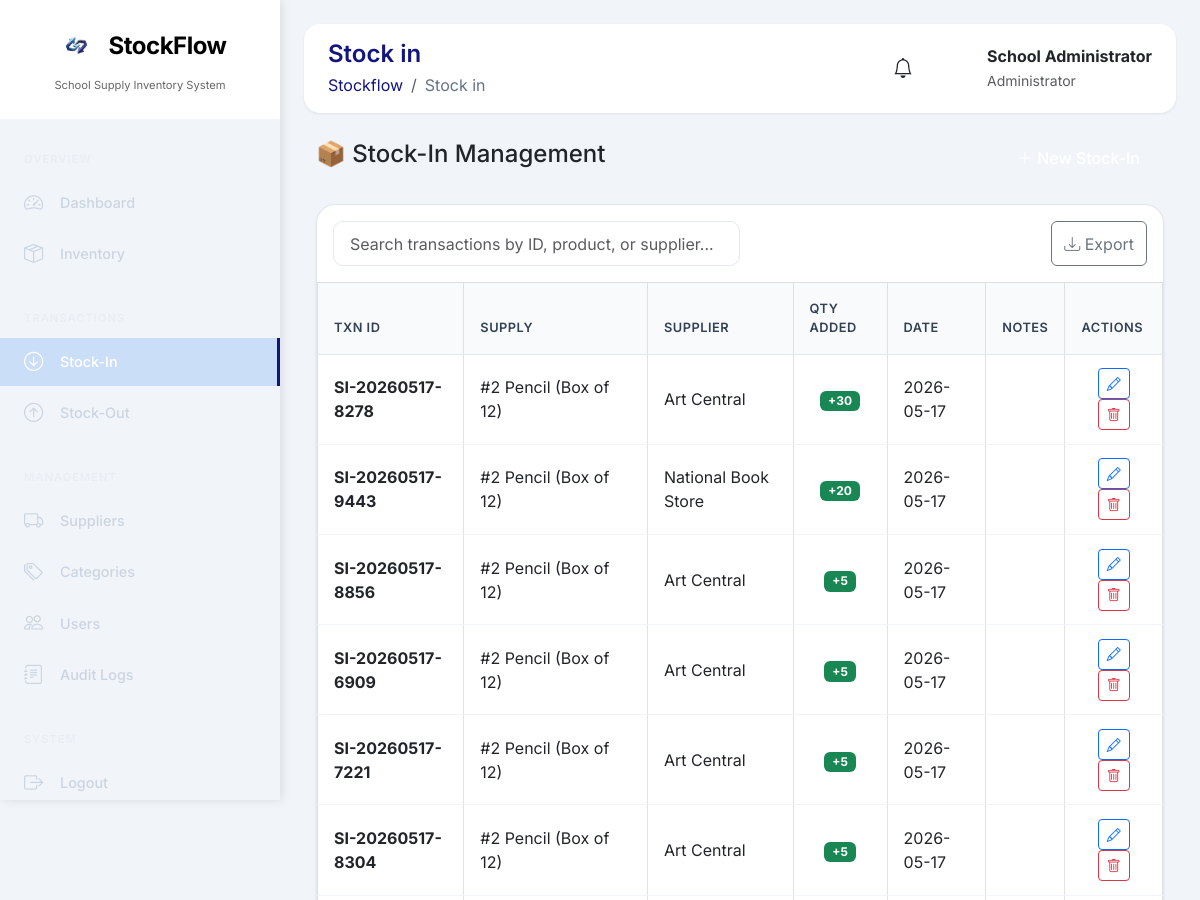
/index.php?page=stock_in (signed in, upper part), run on an earlier commit of the app's database.
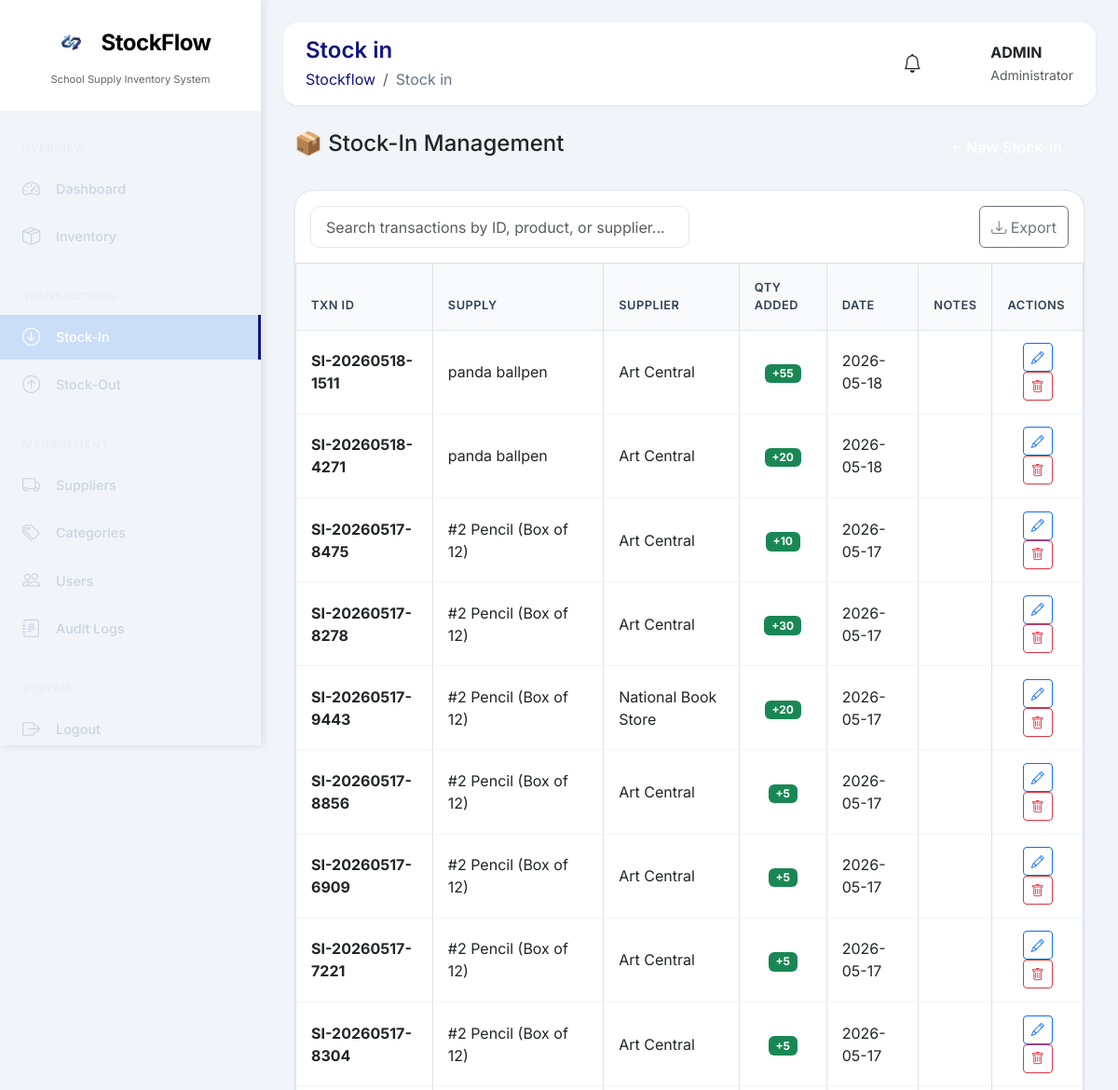
And on a later commit of the database.
### tables this page shows
CREATE TABLE `stock_in` (
  `id` int(11) NOT NULL,
  `transaction_no` varchar(20) NOT NULL,
  `supply_id` int(11) DEFAULT NULL,
  `supplier_id` int(11) DEFAULT NULL,
  `quantity` int(11) NOT NULL,
  `purchase_order_no` varchar(100) DEFAULT NULL,
  `invoice_no` varchar(100) DEFAULT NULL,
  `remarks` text DEFAULT NULL,
  `received_by` int(11) DEFAULT NULL,
  `date_received` date NOT NULL,
  `created_at` timestamp NOT NULL DEFAULT current_timestamp()
);

CREATE TABLE `school_supplies` (
  `id` int(11) NOT NULL,
  `supply_code` varchar(50) NOT NULL,
  `supply_name` varchar(200) NOT NULL,
  `category_id` int(11) DEFAULT NULL,
  `supplier_id` int(11) DEFAULT NULL,
  `quantity` int(11) DEFAULT 0,
  `unit_price` decimal(10,2) DEFAULT NULL,
  `description` text DEFAULT NULL,
  `status` enum('In Stock','Low Stock','Out of Stock') DEFAULT 'In Stock',
  `low_stock_threshold` int(11) DEFAULT 10,
  `location` varchar(100) DEFAULT NULL COMMENT 'Storage location (e.g., Cabinet A1, Shelf 2)',
  `created_at` timestamp NOT NULL DEFAULT current_timestamp(),
  `updated_at` timestamp NOT NULL DEFAULT current_timestamp() ON UPDATE current_timestamp()
);

CREATE TABLE `suppliers` (
  `id` int(11) NOT NULL,
  `name` varchar(100) NOT NULL,
  `contact_person` varchar(100) DEFAULT NULL,
  `email` varchar(100) DEFAULT NULL,
  `phone` varchar(20) DEFAULT NULL,
  `address` text DEFAULT NULL,
  `is_active` tinyint(1) DEFAULT 1,
  `created_at` timestamp NOT NULL DEFAULT current_timestamp()
);

### index.php (called while the page is built, shortened)
<?php
require_once 'backend/database.php';
$page = isset($_GET['page']) ? $_GET['page'] : 'dashboard';
$allowed_pages = ['dashboard', 'inventory', 'categories', 'suppliers', 'stock_in', 'stock_out', 'users', 'audit_logs', 'notifications'];
$page = in_array($page, $allowed_pages) ? $page : 'dashboard';
?>
<?php include 'frontend/includes/header.php'; ?>
<?php
$page_file = 'frontend/' . $page . '.php';
if (file_exists($page_file)) {
    include $page_file;
} else {
    include 'frontend/dashboard.php';
}
?>
<?php include 'frontend/includes/footer.php'; ?>

### backend/database.php (called while the page is built, shortened)
<?php
function escape($string) {
    return htmlspecialchars($string, ENT_QUOTES, 'UTF-8');
}
?>

### frontend/stock_in.php (the view, shortened to what this page needs)
<?php
$stmt = $pdo->query("SELECT si.*, s.supply_name, sup.name as supplier_name, u.fullname as staff_name
                     FROM stock_in si
                     JOIN school_supplies s ON si.supply_id = s.id
                     JOIN suppliers sup ON si.supplier_id = sup.id
                     JOIN users u ON si.received_by = u.id
                     ORDER BY si.created_at DESC");
$stock_in_records = $stmt->fetchAll();
?>
<link href="https://cdn.jsdelivr.net/npm/sweetalert2@11/dist/sweetalert2.min.css" rel="stylesheet">
<div class="container-fluid">
    <div class="d-flex justify-content-between align-items-center mb-4">
        <h4>📦 Stock-In Management</h4>
        <button class="btn btn-primary-custom" data-bs-toggle="modal" data-bs-target="#addStockInModal">
            <i class="bi bi-plus-lg"></i> New Stock-In
        </button>
    </div>
    <div class="data-table">
        <div class="p-3 d-flex justify-content-between gap-3">
            <input type="text" id="searchStockIn" class="form-control w-50" placeholder="Search transactions by ID, product, or supplier...">
            <button class="btn btn-outline-secondary" onclick="exportToCSV('stockInTable', 'stock_in_report')">
                <i class="bi bi-download"></i> Export
            </button>
        </div>
        <div class="table-responsive">
            <table class="table table-bordered table-hover" id="stockInTable">
                <thead class="table-light">
                    <tr>
                        <th>TXN ID</th>
                        <th>SUPPLY</th>
                        <th>SUPPLIER</th>
                        <th>QTY ADDED</th>
                        <th>DATE</th>
                        <th>NOTES</th>
                        <th>ACTIONS</th>
                    </tr>
                </thead>
                <tbody>
                    <?php if (empty($stock_in_records)): ?>
                    <tr class="text-center">
                        <td colspan="7" class="py-5">
                            <i class="bi bi-inbox fs-1 text-muted"></i>
                            <p class="text-muted mt-2">No stock-in records found</p>
                        </td>
                    </tr>
                    <?php else: ?>
                        <?php foreach ($stock_in_records as $record): ?>
                        <tr id="row-<?php echo $record['id']; ?>">
                            <td class="fw-bold"><?php echo escape($record['transaction_no']); ?></td>
                            <td><?php echo escape($record['supply_name']); ?></td>
                            <td><?php echo escape($record['supplier_name']); ?></td>
                            <td class="text-center">
                                <span class="badge bg-success">+<?php echo number_format($record['quantity']); ?></span>
                            </td>
                            <td><?php echo date('Y-m-d', strtotime($record['date_received'])); ?></td>
                            <td><?php echo escape($record['remarks'] ?? '-'); ?></td>
                            <td class="text-center">
                                <button class="btn btn-sm btn-outline-primary edit-btn"
                                        data-id="<?php echo $record['id']; ?>"
                                        data-supply-id="<?php echo $record['supply_id']; ?>"
                                        data-supply-name="<?php echo escape($record['supply_name']); ?>"
                                        data-supplier-id="<?php echo $record['supplier_id']; ?>"
                                        data-quantity="<?php echo $record['quantity']; ?>"
                                        data-notes="<?php echo escape($record['remarks'] ?? ''); ?>"
                                        data-bs-toggle="modal"
                                        data-bs-target="#editStockInModal"
                                        title="Edit">
                                    <i class="bi bi-pencil"></i>
                                </button>
                                <button class="btn btn-sm btn-outline-danger delete-btn"
                                        data-id="<?php echo $record['id']; ?>"
                                        data-name="<?php echo escape($record['transaction_no']); ?>"
                                        data-supply="<?php echo escape($record['supply_name']); ?>"
                                        title="Delete">
                                    <i class="bi bi-trash"></i>
                                </button>
                            </td>
                        </tr>
                        <?php endforeach; ?>
                    <?php endif; ?>
                </tbody>
            </table>
        </div>
    </div>
</div>

### frontend/includes/header.php (shortened to what this page needs)
<!DOCTYPE html>
<html lang="en">
<head>
    <link href="https://cdn.jsdelivr.net/npm/bootstrap@5.3.0/dist/css/bootstrap.min.css" rel="stylesheet">
    <link href="https://cdn.jsdelivr.net/npm/bootstrap-icons@1.11.0/font/bootstrap-icons.css" rel="stylesheet">
    <link href="/STOCKFLOW-CASE-STUDY/frontend/assets/css/style.css" rel="stylesheet">
</head>
<body>
    <div class="sidebar">
        <div class="sidebar-header">
            <div class="logo-wrapper">
                <div class="sidebar-brand">
                    <img src="/STOCKFLOW-CASE-STUDY/frontend/assets/images/logo3.png" alt="StockFlow Logo" class="logo-image" onerror="this.style.display='none'">
                    <h3>
                        <span class="stock">StockFlow</span>
                    </h3>
                </div>
            </div>
            <p style="color: #000000; font-size: 0.7rem;">School Supply Inventory System</p>
        </div>
        <div class="nav-menu">
    <div class="nav-section">
        <div class="nav-section-title">OVERVIEW</div>
        <a href="index.php?page=dashboard" class="nav-item <?php echo ($_GET['page'] ?? 'dashboard') == 'dashboard' ? 'active' : ''; ?>">
            <i class="bi bi-speedometer2"></i>
            <span>Dashboard</span>
        </a>
        <a href="index.php?page=inventory" class="nav-item <?php echo ($_GET['page'] ?? '') == 'inventory' ? 'active' : ''; ?>">
            <i class="bi bi-box-seam"></i>
            <span>Inventory</span>
        </a>
    </div>
    <div class="nav-section">
        <div class="nav-section-title">TRANSACTIONS</div>
        <a href="index.php?page=stock_in" class="nav-item <?php echo ($_GET['page'] ?? '') == 'stock_in' ? 'active' : ''; ?>">
            <i class="bi bi-arrow-down-circle"></i>
            <span>Stock-In</span>
        </a>
        <a href="index.php?page=stock_out" class="nav-item <?php echo ($_GET['page'] ?? '') == 'stock_out' ? 'active' : ''; ?>">
            <i class="bi bi-arrow-up-circle"></i>
            <span>Stock-Out</span>
        </a>
    </div>
    <div class="nav-section">
        <div class="nav-section-title">MANAGEMENT</div>
        <a href="index.php?page=suppliers" class="nav-item <?php echo ($_GET['page'] ?? '') == 'suppliers' ? 'active' : ''; ?>">
            <i class="bi bi-truck"></i>
            <span>Suppliers</span>
        </a>
        <a href="index.php?page=categories" class="nav-item <?php echo ($_GET['page'] ?? '') == 'categories' ? 'active' : ''; ?>">
            <i class="bi bi-tags"></i>
            <span>Categories</span>
        </a>
        <a href="index.php?page=users" class="nav-item <?php echo ($_GET['page'] ?? '') == 'users' ? 'active' : ''; ?>">
            <i class="bi bi-people"></i>
            <span>Users</span>
        </a>
        <a href="index.php?page=audit_logs" class="nav-item <?php echo ($_GET['page'] ?? '') == 'audit_logs' ? 'active' : ''; ?>">
            <i class="bi bi-journal-text"></i>
            <span>Audit Logs</span>
        </a>
    </div>
    <div class="nav-section">
        <div class="nav-section-title">SYSTEM</div>
        <a href="backend/auth/logout.php" class="nav-item">
            <i class="bi bi-box-arrow-right"></i>
            <span>Logout</span>
        </a>
    </div>
</div>
    </div>
    <div class="main-content">
        <div class="top-navbar">
            <div>
                <h4 class="page-title"><?php echo ucfirst(str_replace('_', ' ', $_GET['page'] ?? 'Dashboard')); ?></h4>
                <nav aria-label="breadcrumb">
                    <ol class="breadcrumb mb-0">
                        <li class="breadcrumb-item"><a href="index.php" class="text-decoration-none">Stockflow</a></li>
                        <li class="breadcrumb-item active"><?php echo ucfirst(str_replace('_', ' ', $_GET['page'] ?? 'Dashboard')); ?></li>
                    </ol>
                </nav>
            </div>
            <div class="user-info">
                <i class="bi bi-bell fs-5" style="cursor: pointer;" onclick="location.href='index.php?page=notifications'"></i>
                <div class="user-avatar">
                </div>
                <div>
                    <strong><?php echo htmlspecialchars($_SESSION['name'] ?? 'User'); ?></strong><br>
                    <small class="text-muted"><?php echo htmlspecialchars($_SESSION['role'] ?? 'Viewer'); ?></small>
                </div>
            </div>
        </div>
        <div id="page-content" class="fade-in">

### frontend/includes/footer.php (shortened to what this page needs)
</body>
</html>

### frontend/assets/css/style.css (style rules this page uses)
* { margin: 0; padding: 0; box-sizing: border-box; font-family: 'Inter', sans-serif; }
body { background: #f1f5f9; overflow-x: hidden; }
.sidebar { position: fixed; left: 0; top: 0; height: 100vh; width: 280px; background: linear-gradient(180deg, #13157e); color: #e2e8f0; transition: all 0.3s ease; z-index: 1000; overflow-y: auto; box-shadow: 2px 0 10px rgba(0, 0, 0, 0.1); }
.sidebar-header { padding: 1.5rem; border-bottom: 1px solid rgba(255, 255, 255, 0.1); text-align: center; background: transparent; }
.logo-wrapper { display: flex; flex-direction: column; align-items: center; justify-content: center; gap: 8px; margin-bottom: 8px; }
.sidebar-brand h3 { font-weight: 700; font-size: 1.5rem; margin: 0; letter-spacing: -0.5px; }
.sidebar-brand .stock { color: #f1f5f9; }
.sidebar-header p { font-size: 0.7rem; opacity: 0.6; margin: 0; margin-top: 5px; color: #94a3b8; }
.nav-menu { padding: 1.5rem 0; }
.nav-section { margin-bottom: 1.5rem; }
.nav-section-title { padding: 0.5rem 1.5rem; font-size: 0.7rem; text-transform: uppercase; letter-spacing: 1px; opacity: 0.5; font-weight: 600; }
.nav-item { padding: 0.6rem 1.5rem; margin: 0.2rem 0; cursor: pointer; transition: all 0.3s ease; display: flex; align-items: center; gap: 12px; color: #cbd5e1; text-decoration: none; font-size: 0.9rem; font-weight: 500; }
.nav-item.active { background: rgba(59, 130, 246, 0.2); color: white; border-right: 3px solid #13157e; }
.nav-item i { font-size: 1.2rem; width: 24px; }
.main-content { margin-left: 280px; padding: 1.5rem; transition: all 0.3s ease; min-height: 100vh; }
.top-navbar { background: white; border-radius: 16px; padding: 1rem 1.5rem; margin-bottom: 1.5rem; box-shadow: 0 1px 3px rgba(0, 0, 0, 0.08); display: flex; justify-content: space-between; align-items: center; }
.page-title { font-size: 1.5rem; font-weight: 600; color: #0f172a; margin-bottom: 4px; }
.breadcrumb { background: transparent; padding: 0; margin: 0; }
.breadcrumb-item a { color: #13157e; text-decoration: none; }
.breadcrumb-item.active { color: #64748b; }
.user-info { display: flex; align-items: center; gap: 16px; }
.user-avatar { width: 42px; height: 42px; background: linear-gradient(135deg, #13157e); border-radius: 50%; display: flex; align-items: center; justify-content: center; color: white; font-weight: 600; font-size: 1rem; }
.data-table { background: white; border-radius: 20px; overflow: hidden; box-shadow: 0 1px 3px rgba(0, 0, 0, 0.08); border: 1px solid #e2e8f0; }
.data-table th { background: #f8fafc; padding: 1rem; font-weight: 600; color: #334155; border-bottom: 1px solid #e2e8f0; font-size: 0.8rem; text-transform: uppercase; letter-spacing: 0.5px; }
.data-table td { padding: 0.85rem 1rem; vertical-align: middle; border-bottom: 1px solid #f1f5f9; }
.btn-primary-custom { background: linear-gradient(135deg, #13157e); border: none; padding: 0.6rem 1.5rem; border-radius: 12px; color: white; font-weight: 500; transition: all 0.3s ease; }
.fade-in { animation: fadeIn 0.4s ease; }
.form-control, .form-select { border-radius: 10px; border: 1px solid #e2e8f0; padding: 0.6rem 1rem; }

What changed in the data, as far as the page shows it:
added stock_in: transaction_no "SI-20260518-1511", supply.supply_name "panda ballpen", supplier.name "Art Central", quantity "55", date_received "2026-05-18"
added stock_in: transaction_no "SI-20260518-4271", supply.supply_name "panda ballpen", supplier.name "Art Central", quantity "20", date_received "2026-05-18"
added stock_in: transaction_no "SI-20260517-8475", supply.supply_name "#2 Pencil (Box of 12)", supplier.name "Art Central", quantity "10", date_received "2026-05-17"
Also different on the page:
$_SESSION['name']: "School Administrator" → "ADMIN"
